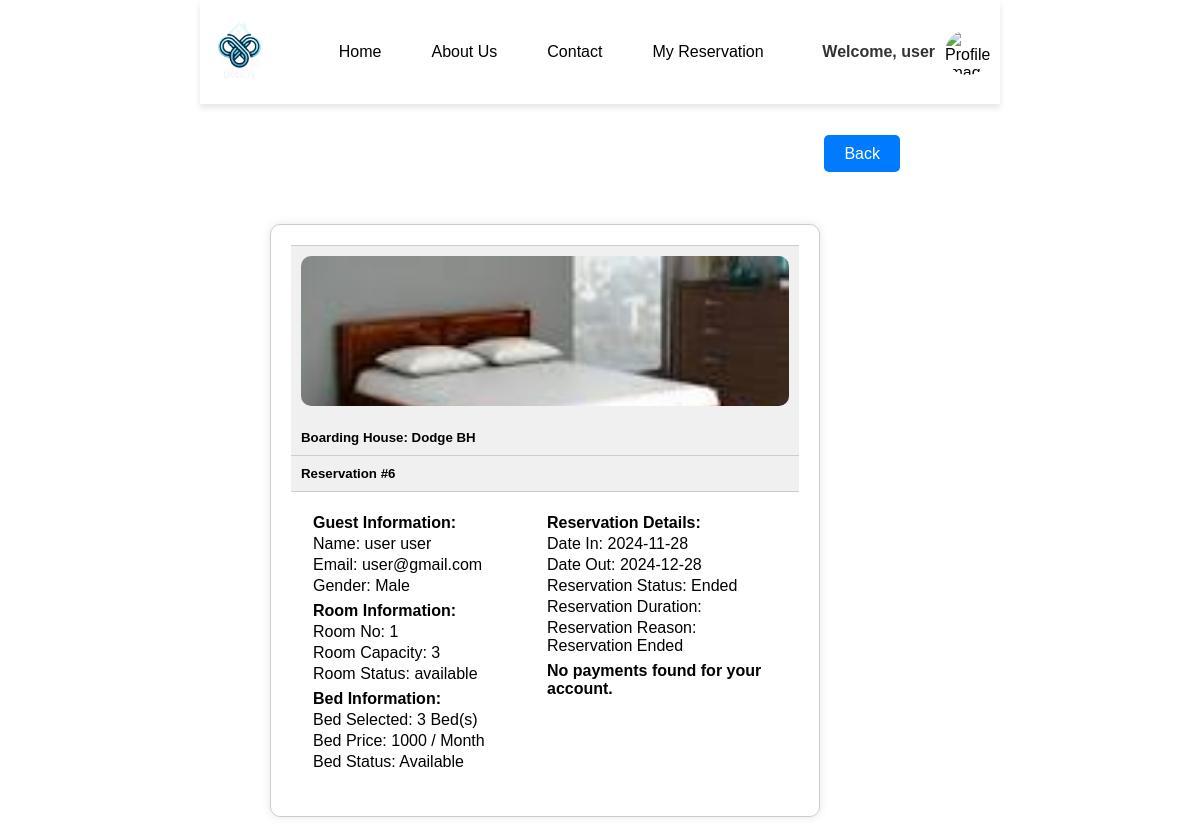
The app's page /reservation.php (signed in), older data.
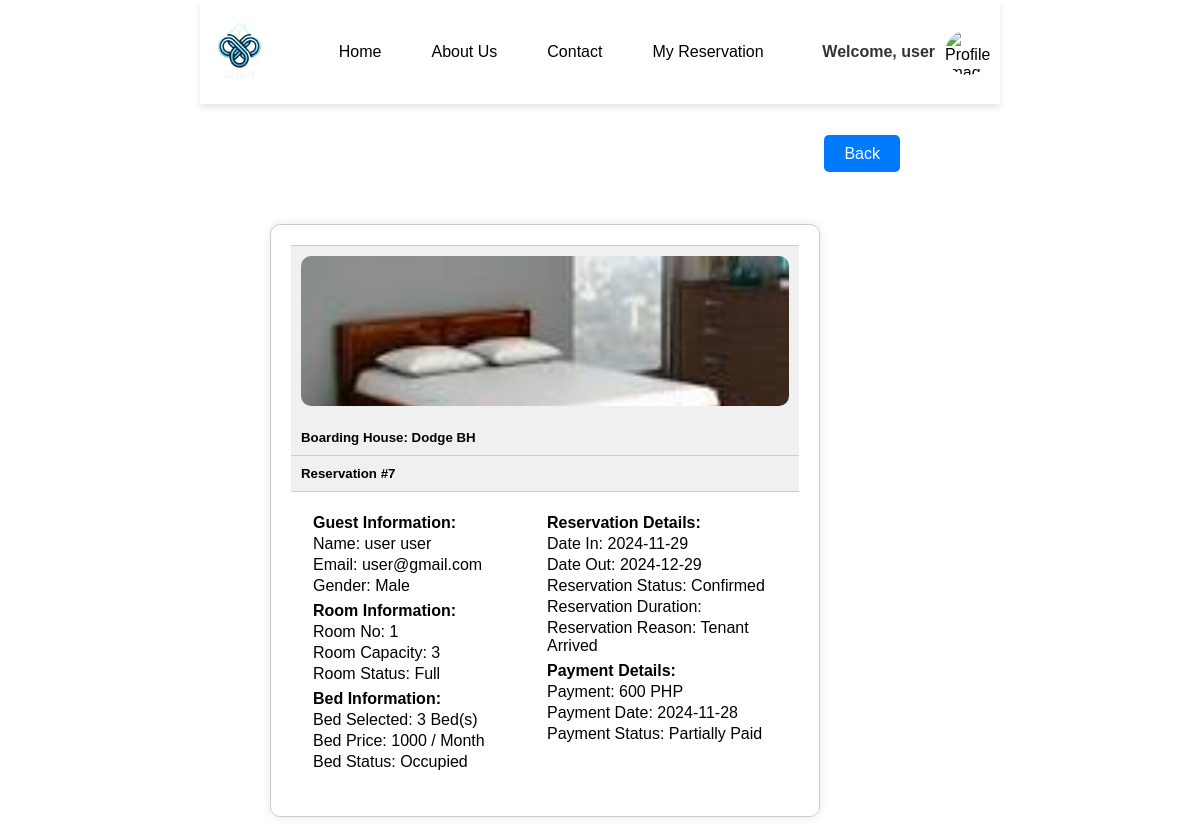
The same page, newer data.
### tables this page shows
CREATE TABLE `reservation` (
  `id` int(255) NOT NULL,
  `fname` varchar(255) NOT NULL,
  `lname` varchar(255) NOT NULL,
  `email` varchar(255) NOT NULL,
  `gender` varchar(255) NOT NULL,
  `date_in` date DEFAULT NULL,
  `date_out` date DEFAULT NULL,
  `tenant_status` varchar(255) NOT NULL,
  `addons` varchar(255) NOT NULL,
  `room_no` int(255) NOT NULL,
  `bed_no` varchar(255) NOT NULL,
  `bed_price` int(255) NOT NULL,
  `bed_stat` varchar(255) NOT NULL,
  `capacity` int(255) NOT NULL,
  `amenities` varchar(255) NOT NULL,
  `price` int(255) NOT NULL,
  `image` varchar(255) NOT NULL,
  `status` varchar(255) NOT NULL,
  `res_stat` varchar(255) NOT NULL,
  `res_duration` varchar(255) NOT NULL,
  `res_reason` varchar(255) NOT NULL,
  `hname` varchar(255) NOT NULL,
  `owner` varchar(255) NOT NULL
);

CREATE TABLE `payments` (
  `id` int(255) NOT NULL,
  `email` varchar(255) NOT NULL,
  `room_no` int(255) NOT NULL,
  `bed_no` int(255) NOT NULL,
  `bed_price` int(255) NOT NULL,
  `payment` int(255) NOT NULL,
  `pay_stat` varchar(255) NOT NULL,
  `pay_date` date DEFAULT NULL,
  `hname` varchar(255) NOT NULL,
  `owner` varchar(255) NOT NULL
);

### reservation.php (the view, shortened to what this page needs)
<?php require 'php/connection.php';
?>
<!DOCTYPE html>
<html lang="en">
<head>
</head>
<body>
    <?php include 'navbar.php'; ?>
    <?php if(!empty($_SESSION['role']) && $_SESSION['role'] == 'landlord'): ?>
    <?php else: ?>
        <div class="back">
            <div>
                <?php
                    if(empty($_SESSION['uname'])){
                        echo "<a class='btn' href='index.php'>Back</a>";
                    }else{
                        echo "<a class='btn' href='index.php'>Back</a>";
                    }
                ?>
            </div>
        </div>
    <?php endif; ?>
    <div class="container">
        <?php
        if (!empty($_SESSION['uname']) && $_SESSION['role'] == 'user' && empty($_SESSION['hname'])) {
            $uname = $_SESSION['uname'];
            $query = "SELECT * FROM reservation WHERE email = '$uname' order by id desc";
            $result = mysqli_query($conn, $query);
            while ($fetch = mysqli_fetch_assoc($result)) {
                $hname = $fetch['hname'];
        ?>
        <div class="card">
            <div class="card-footer">
                <img src="<?php echo $fetch['image']; ?>">
            </div>
            <div class="card-header">
                <h5>Boarding House: <?php echo $fetch['hname']; ?></h5>
            </div>
            <div class="card-header">
                <h5>Reservation #<?php echo $fetch['id']; ?></h5>
            </div>
            <div class="card-body">
                <div class="row">
                    <div class="col-md-6">
                        <p><strong>Guest Information:</strong></p>
                        <p>Name: <?php echo $fetch['fname'] . ' ' . $fetch['lname']; ?></p>
                        <p>Email: <?php echo $fetch['email']; ?></p>
                        <p>Gender: <?php echo $fetch['gender']; ?></p>
                    </div>
                    <div class="col-md-6">
                        <p><strong>Room Information:</strong></p>
                        <p>Room No: <?php echo $fetch['room_no']; ?></p>
                        <p>Room Capacity: <?php echo $fetch['capacity']; ?></p>
                        <p>Room Status: <?php echo $fetch['status']; ?></p>
                    </div>
                    <div class="col-md-6">
                        <p><strong>Bed Information:</strong></p>
                        <p>Bed Selected: <?php echo $fetch['bed_no'];?> </p>
                        <p>Bed Price: <?php echo $fetch['bed_price']; ?> / Month</p>
                        <p>Bed Status: <?php echo $fetch['bed_stat'];?> </p>
                    </div>
                </div>
                <div class="row">
                    <div class="col-md-6">
                        <p><strong>Reservation Details:</strong></p>
                        <p>Date In: <?php echo $fetch['date_in']; ?></p>
                        <p>Date Out: <?php echo $fetch['date_out']; ?></p>
                        <p>Reservation Status: <?php echo $fetch['res_stat']; ?></p>
                        <p>Reservation Duration: <?php echo $fetch['res_duration']; ?></p>
                        <p>Reservation Reason: <?php echo $fetch['res_reason']; ?></p>
                    </div>
                    <?php
                        $uname = $_SESSION['uname'];
                        $query = "SELECT * FROM payments WHERE email = '$uname' AND hname = '$hname' ORDER BY id DESC";
                        $result = mysqli_query($conn, $query);
                        if (mysqli_num_rows($result) > 0) {
                            $fetch = mysqli_fetch_assoc($result);
                            $payment = $fetch['payment'];
                            $paydate = $fetch['pay_date'];
                            $paystat = $fetch['pay_stat'];
                    ?>
                        <div class="col-md-6">
                            <p><strong>Payment Details:</strong></p>
                            <p>Payment: <?php echo $payment . ' PHP'; ?></p>
                            <p>Payment Date: <?php echo $paydate; ?></p>
                            <p>Payment Status: <?php echo $paystat; ?></p>
                        </div>
                    <?php } else { ?>
                        <div class="col-md-6">
                            <p><strong>No payments found for your account.</strong></p>
                        </div>
                    <?php } ?>
                </div>
            </div>
        </div>
        <?php } } ?>
    </div>
</body>
</html>

Row changes from the older to the newer data that the page shows:
no longer on this page (row edited): reservation: image (picture), hname "Dodge BH", id "6", fname "user", lname "user", email "user@gmail.com", gender "Male", room_no "1", capacity "3", status "available", bed_no "3 Bed(s)", bed_price "1000", bed_stat "Available", date_in "2024-11-28", date_out "2024-12-28", res_stat "Ended", res_reason "Reservation Ended", shows "No payments found for your account."
added reservation: image (picture), hname "Dodge BH", id "7", fname "user", lname "user", email "user@gmail.com", gender "Male", room_no "1", capacity "3", status "Full", bed_no "3 Bed(s)", bed_price "1000", bed_stat "Occupied", date_in "2024-11-29", date_out "2024-12-29", res_stat "Confirmed", res_reason "Tenant Arrived", payments.payment "600", payments.pay_date "2024-11-28", payments.pay_stat "Partially Paid"
